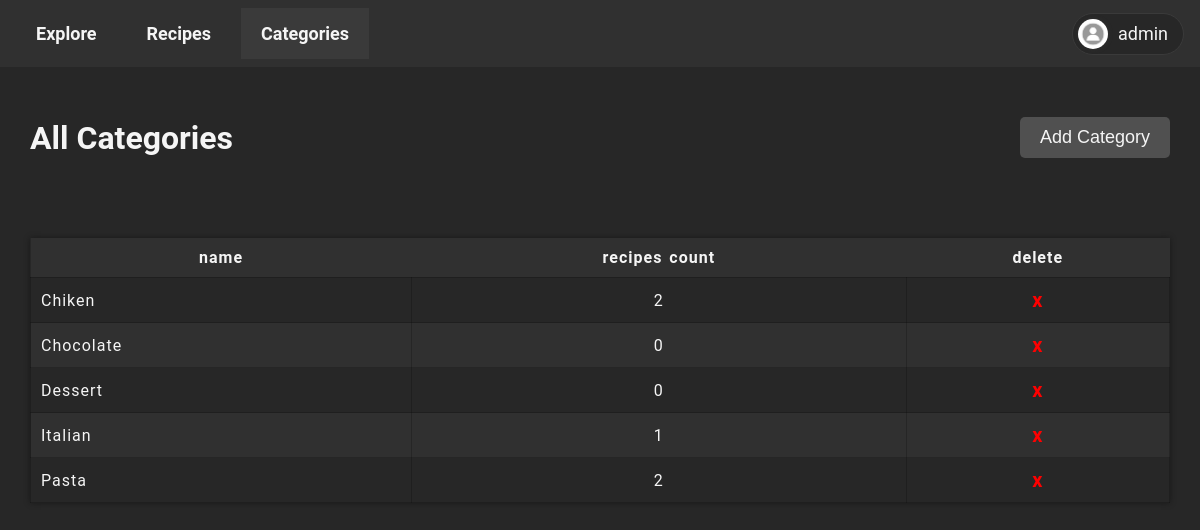
Page /admin/categories/index.php (signed in) on the committed database.
### tables this page shows
CREATE TABLE `categories` (
  `categoryID` int(255) NOT NULL,
  `categoryName` varchar(255) NOT NULL
);

### admin/categories/index.php (the view, shortened to what this page needs)
<!DOCTYPE html>
<html lang="en">
<head>
    <link rel="stylesheet" href="../../_public/style.css">
</head>
<body>
    <?php
    require "../../_public/nav.php";
    require "../../_auth/check_admin.php";
    ?>
    <div class="container">
        <div class="first">
            <h1>All Categories</h1>
            <button class="add"> Add Category </button>
        </div>
        <?php
        $sql = "SELECT * FROM categories ORDER BY categoryName ASC";
        $result = mysqli_query($con, $sql);
        $rows = mysqli_num_rows($result);
        if ($rows > 0) {
            echo '<div class="table_container">
                        <table>
                        <thead>
                            <tr>
                                <th>name</th>
                                <th>recipes count</th>
                                <th>delete</th>
                            </tr>
                        </thead>
                        <tbody>';
            while ($row = mysqli_fetch_array($result)) {
                $countQuery = "SELECT COUNT(*) AS count FROM recipecategory WHERE categoryID = " . $row["categoryID"];
                $countResult = mysqli_query($con, $countQuery);
                $countRow = mysqli_fetch_array($countResult);
                echo '<tr id=' . $row["categoryID"] . '>
                            <td>' . $row["categoryName"] . '</td>
                            <td class="center">' . $countRow[0] . ' </td>
                            <td><a href="/project/admin/categories/delete.php?delete=' . $row["categoryID"] . '"> x </a></td>
                        </tr>';
            }
            echo '</tbody>
            </table>
            </div>';
        } else {
            echo "No Categories Found";
        }
        ?>
</body>
</html>

### _public/style.css (style rules this page uses)
:root { --dark-primary: #272727; --dark-secondary: #303030; --grey-primary: #3A3A3A; --grey-secondary: #505050; --lighted-primary: #7b7b7b; --dark-disabled: #2A2A2A; --color: whitesmoke; --red-primary: #FF6E6E; --red-secondary: #ff6e6e11; }
* { padding: 0; margin: 0; box-sizing: border-box; }
body { color: var(--color) !important; background: var(--dark-primary); font-family: 'Roboto', sans-serif; transition: 0.4s; }
a { text-decoration: none; color: var(--color); }
.center { text-align: center; }
table { border-collapse: collapse; }
th, td { padding: 5px 20px; }
div.first { display: flex; align-items: center; justify-content: space-between; width: 100%; padding: 10px; gap: 20px; }
div.table_container { width: 100%; padding: 10px; max-height: 600px; overflow-y: auto; overflow-x: auto; animation: .1s ease-in-out scaleIn; }

### rows in the picture
categories: categoryName "Chiken", countRow "2"
categories: categoryName "Chocolate", countRow "0"
categories: categoryName "Dessert", countRow "0"
categories: categoryName "Italian", countRow "1"
categories: categoryName "Pasta", countRow "2"

### other values in the picture
$key "Recipes"
$key "Categories"
$_SESSION['username'] "admin"
